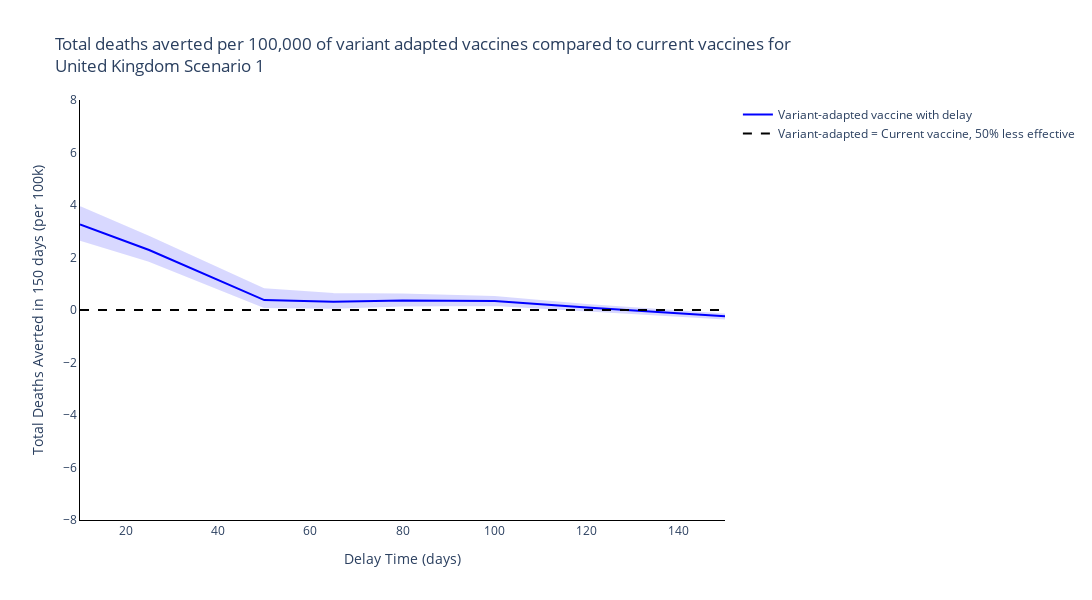
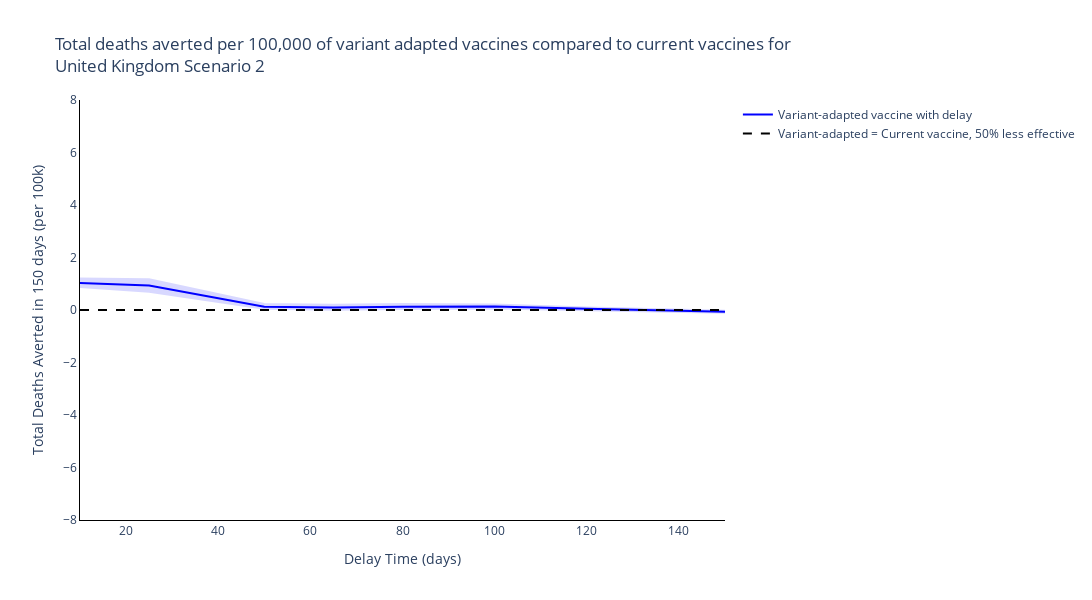
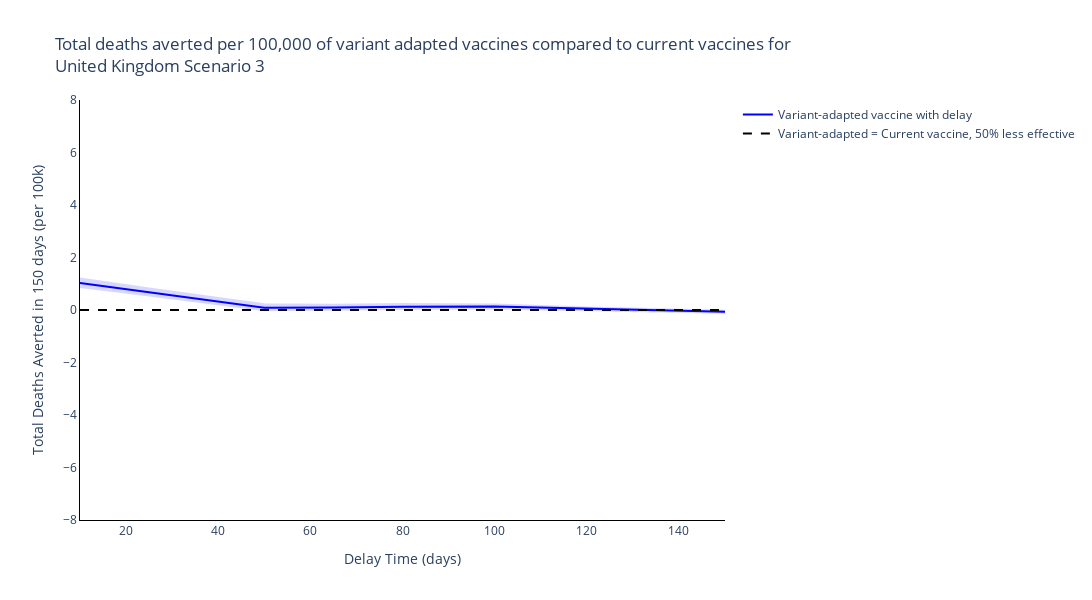
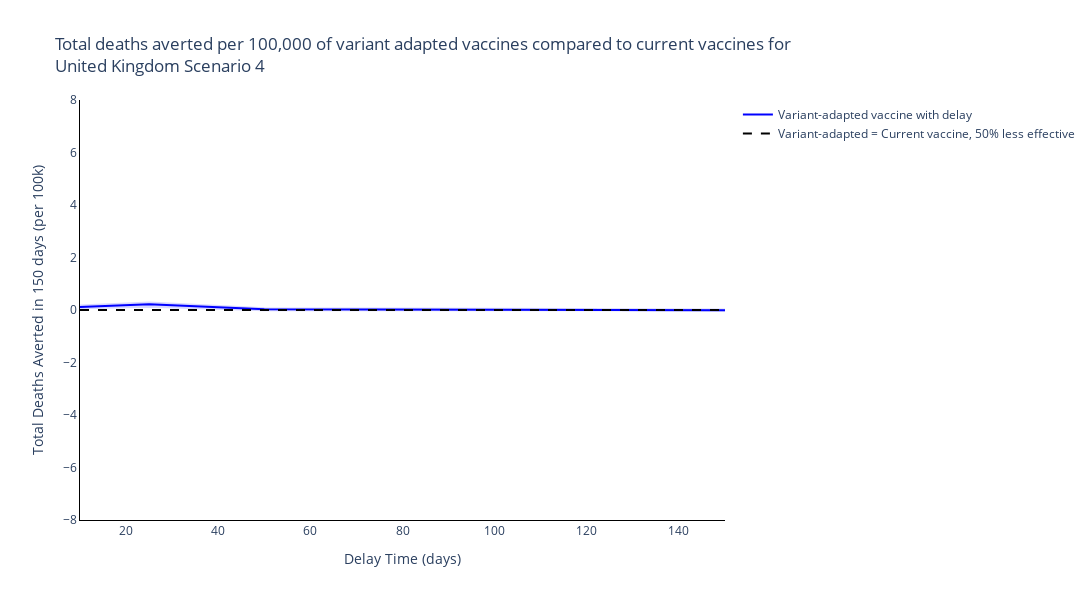

The notebook cell these images were saved under, in order:
### Markdown cell above
## Summary Figures
### Time of switch from current to variant adapted vaccines

### Code cell
new_scenario_names = ['Scenario {}'.format(s+1) for s, scenario in enumerate(scenario_names[:-1])] + [scenario_names[-1]]

# Plot for each region
for r, reg in enumerate(regions):
    # Plot for each boosting scenario
    for s, scenario in enumerate(new_scenario_names):
        fig = go.Figure()
        fig.add_trace(
            go.Scatter(
                y=[np.sum(delayed_total_deaths_averted50_mean[r][dt, s, :]) for dt, delay_time in enumerate(delay_times)],
                x=delay_times,
                mode='lines',
                name='Variant-adapted vaccine with delay',
                line=dict(
                    color=colours[r]),
            )
        )

        fig.add_trace(
            go.Scatter(
                y=[np.sum(delayed_total_deaths_averted50_upper[r][dt, s, :]) for dt, delay_time in enumerate(delay_times)] + [np.sum(delayed_total_deaths_averted50_lower[r][dt, s, :]) for dt, delay_time in enumerate(delay_times)][::-1],
                x=delay_times + delay_times[::-1],
                mode='lines',
                name='Variant-adapted vaccine with delay',
                fill='toself',
                fillcolor=colours[r],
                line_color=colours[r],
                opacity=0.15,
                showlegend=False
            )
        )

        fig.add_trace(
            go.Scatter(
                y=[0] * len(delay_times),
                x=delay_times,
                mode='lines',
                name='Variant-adapted = Current vaccine, 50% less effective',
                line=dict(
                    color='black',
                    dash='dash')
            )
        )

        # Add axis labels
        fig.update_layout(
            boxmode='group',
            title='Total deaths averted per 100,000 of variant adapted vaccines compared to current vaccines for <br>{} {}'.format(reg, scenario),
            width=1100,
            height=600,
            plot_bgcolor='white',
            xaxis=dict(
                linecolor='black',
                title='Delay Time (days)'
                ),
            yaxis=dict(
                linecolor='black',
                title='Total Deaths Averted in 150 days (per 100k)',
                range=[-8, 8]),
            hovermode='x unified'
            )

        fig.write_image('images/report5_time_switch_vaccine_type/Time of switch from current to variant adapted vaccines {} {} {}.pdf'.format(reg, scenario, 50))
        fig.show()

### Figure 1 — Plotly figure (JSON) as saved in the notebook; plotly's stock layout.template omitted (floating-point values rounded to 4 significant figures)
{"data": [{"line": {"color": "blue"}, "mode": "lines", "name": "Variant-adapted vaccine with delay", "type": "scatter", "x": [10, 25, 50, 65, 80, 100, 120, 150], "y": [3.256, 2.286, 0.3775, 0.3109, 0.3641, 0.3428, 0.09786, -0.2397]}, {"fill": "toself", "fillcolor": "blue", "line": {"color": "blue"}, "mode": "lines", "name": "Variant-adapted vaccine with delay", "opacity": 0.15, "showlegend": false, "type": "scatter", "x": [10, 25, 50, 65, 80, 100, 120, 150, 150, 120, 100, 80, 65, 50, 25, 10], "y": [3.919, 2.783, 0.7859, 0.6142, 0.5934, 0.4924, 0.1857, -0.1735, -0.3283, -0.009013, 0.1904, 0.1672, 0.08414, 0.1105, 1.874, 2.681]}, {"line": {"color": "black", "dash": "dash"}, "mode": "lines", "name": "Variant-adapted = Current vaccine, 50% less effective", "type": "scatter", "x": [10, 25, 50, 65, 80, 100, 120, 150], "y": [0, 0, 0, 0, 0, 0, 0, 0]}], "layout": {"boxmode": "group", "height": 600, "hovermode": "x unified", "plot_bgcolor": "white", "title": {"text": "Total deaths averted per 100,000 of variant adapted vaccines compared to current vaccines for <br>United Kingdom Scenario 1"}, "width": 1100, "xaxis": {"linecolor": "black", "title": {"text": "Delay Time (days)"}}, "yaxis": {"linecolor": "black", "range": [-8, 8], "title": {"text": "Total Deaths Averted in 150 days (per 100k)"}}}}

### Figure 2 — Plotly figure (JSON) as saved in the notebook; plotly's stock layout.template omitted (floating-point values rounded to 4 significant figures)
{"data": [{"line": {"color": "blue"}, "mode": "lines", "name": "Variant-adapted vaccine with delay", "type": "scatter", "x": [10, 25, 50, 65, 80, 100, 120, 150], "y": [1.025, 0.9327, 0.1216, 0.09292, 0.1247, 0.1293, 0.04989, -0.06398]}, {"fill": "toself", "fillcolor": "blue", "line": {"color": "blue"}, "mode": "lines", "name": "Variant-adapted vaccine with delay", "opacity": 0.15, "showlegend": false, "type": "scatter", "x": [10, 25, 50, 65, 80, 100, 120, 150, 150, 120, 100, 80, 65, 50, 25, 10], "y": [1.205, 1.169, 0.2262, 0.204, 0.2272, 0.2101, 0.09863, -0.02859, -0.1037, 0.001558, 0.05945, 0.04257, 0.009525, 0.04299, 0.6995, 0.8764]}, {"line": {"color": "black", "dash": "dash"}, "mode": "lines", "name": "Variant-adapted = Current vaccine, 50% less effective", "type": "scatter", "x": [10, 25, 50, 65, 80, 100, 120, 150], "y": [0, 0, 0, 0, 0, 0, 0, 0]}], "layout": {"boxmode": "group", "height": 600, "hovermode": "x unified", "plot_bgcolor": "white", "title": {"text": "Total deaths averted per 100,000 of variant adapted vaccines compared to current vaccines for <br>United Kingdom Scenario 2"}, "width": 1100, "xaxis": {"linecolor": "black", "title": {"text": "Delay Time (days)"}}, "yaxis": {"linecolor": "black", "range": [-8, 8], "title": {"text": "Total Deaths Averted in 150 days (per 100k)"}}}}

### Figure 3 — Plotly figure (JSON) as saved in the notebook; plotly's stock layout.template omitted (floating-point values rounded to 4 significant figures)
{"data": [{"line": {"color": "blue"}, "mode": "lines", "name": "Variant-adapted vaccine with delay", "type": "scatter", "x": [10, 25, 50, 65, 80, 100, 120, 150], "y": [1.025, 0.6686, 0.08351, 0.09292, 0.1247, 0.1293, 0.04989, -0.06398]}, {"fill": "toself", "fillcolor": "blue", "line": {"color": "blue"}, "mode": "lines", "name": "Variant-adapted vaccine with delay", "opacity": 0.15, "showlegend": false, "type": "scatter", "x": [10, 25, 50, 65, 80, 100, 120, 150, 150, 120, 100, 80, 65, 50, 25, 10], "y": [1.205, 0.8155, 0.2161, 0.204, 0.2272, 0.2101, 0.09863, -0.02859, -0.1037, 0.001558, 0.05945, 0.04257, 0.009525, -0.008388, 0.5482, 0.8764]}, {"line": {"color": "black", "dash": "dash"}, "mode": "lines", "name": "Variant-adapted = Current vaccine, 50% less effective", "type": "scatter", "x": [10, 25, 50, 65, 80, 100, 120, 150], "y": [0, 0, 0, 0, 0, 0, 0, 0]}], "layout": {"boxmode": "group", "height": 600, "hovermode": "x unified", "plot_bgcolor": "white", "title": {"text": "Total deaths averted per 100,000 of variant adapted vaccines compared to current vaccines for <br>United Kingdom Scenario 3"}, "width": 1100, "xaxis": {"linecolor": "black", "title": {"text": "Delay Time (days)"}}, "yaxis": {"linecolor": "black", "range": [-8, 8], "title": {"text": "Total Deaths Averted in 150 days (per 100k)"}}}}

### Figure 4 — Plotly figure (JSON) as saved in the notebook; plotly's stock layout.template omitted (floating-point values rounded to 4 significant figures)
{"data": [{"line": {"color": "blue"}, "mode": "lines", "name": "Variant-adapted vaccine with delay", "type": "scatter", "x": [10, 25, 50, 65, 80, 100, 120, 150], "y": [0.116, 0.2149, 0.02514, 0.02229, 0.02872, 0.0283, 0.01019, -0.008135]}, {"fill": "toself", "fillcolor": "blue", "line": {"color": "blue"}, "mode": "lines", "name": "Variant-adapted vaccine with delay", "opacity": 0.15, "showlegend": false, "type": "scatter", "x": [10, 25, 50, 65, 80, 100, 120, 150, 150, 120, 100, 80, 65, 50, 25, 10], "y": [0.1672, 0.2881, 0.06307, 0.05968, 0.0738, 0.06654, 0.03606, 0.01504, -0.03044, -0.01336, -0.002728, -0.00573, -0.007053, -0.006439, 0.1283, 0.0648]}, {"line": {"color": "black", "dash": "dash"}, "mode": "lines", "name": "Variant-adapted = Current vaccine, 50% less effective", "type": "scatter", "x": [10, 25, 50, 65, 80, 100, 120, 150], "y": [0, 0, 0, 0, 0, 0, 0, 0]}], "layout": {"boxmode": "group", "height": 600, "hovermode": "x unified", "plot_bgcolor": "white", "title": {"text": "Total deaths averted per 100,000 of variant adapted vaccines compared to current vaccines for <br>United Kingdom Scenario 4"}, "width": 1100, "xaxis": {"linecolor": "black", "title": {"text": "Delay Time (days)"}}, "yaxis": {"linecolor": "black", "range": [-8, 8], "title": {"text": "Total Deaths Averted in 150 days (per 100k)"}}}}
